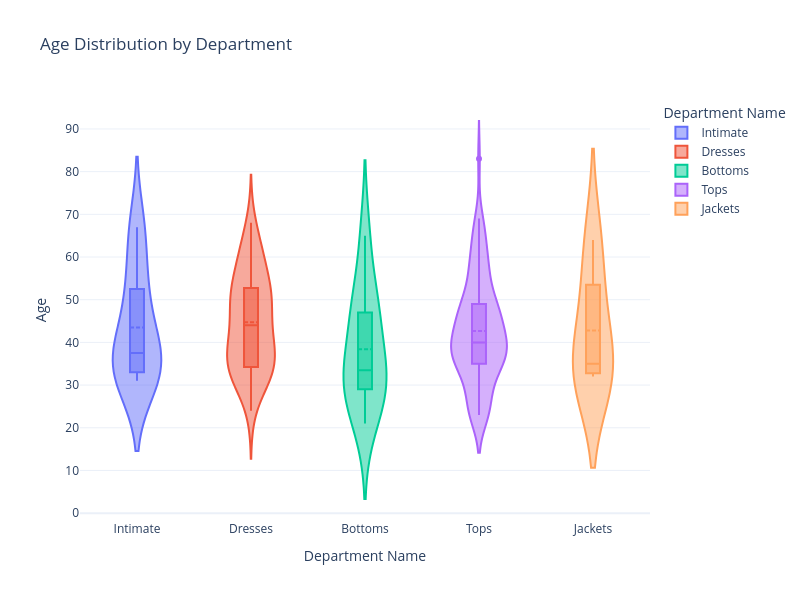

The notebook cell this image was saved under:
### Code cell
# violin(): compare distributions across groups.
# This shows whether customer age varies by department, including spread and skew.
fig = violin(
    reviews_analysis.dropna(subset=["Department Name"]),
    x_col="Department Name",
    y_col="Age",
    color_col="Department Name",
    title="Age Distribution by Department",
    show=False,
)
fig.show()

### Figure 1 — Plotly figure (JSON) as saved in the notebook; plotly's stock layout.template omitted (floating-point values rounded to 4 significant figures)
{"data": [{"alignmentgroup": "True", "box": {"visible": true}, "hovertemplate": "Department Name=%{x}<br>Age=%{y}<extra></extra>", "legendgroup": "Intimate", "marker": {"color": "#636efa"}, "meanline": {"visible": true}, "name": "Intimate", "offsetgroup": "Intimate", "orientation": "v", "scalegroup": "True", "showlegend": true, "type": "violin", "x": ["Intimate", "Intimate", "Intimate", "Intimate", "Intimate", "Intimate", "Intimate", "Intimate", "Intimate", "Intimate", "Intimate", "Intimate"], "x0": " ", "xaxis": "x", "y": [33, 44, 31, 53, 39, 36, 67, 33, 52, 36, 33, 65], "y0": " ", "yaxis": "y"}, {"alignmentgroup": "True", "box": {"visible": true}, "hovertemplate": "Department Name=%{x}<br>Age=%{y}<extra></extra>", "legendgroup": "Dresses", "marker": {"color": "#EF553B"}, "meanline": {"visible": true}, "name": "Dresses", "offsetgroup": "Dresses", "orientation": "v", "scalegroup": "True", "showlegend": true, "type": "violin", "x": ["Dresses", "Dresses", "Dresses", "Dresses", "Dresses", "Dresses", "Dresses", "Dresses", "Dresses", "Dresses", "Dresses", "Dresses", "Dresses", "Dresses", "Dresses", "Dresses", "Dresses", "Dresses", "Dresses", "Dresses", "Dresses", "Dresses", "Dresses", "Dresses", "Dresses", "Dresses", "Dresses", "Dresses", "Dresses", "Dresses", "Dresses", "Dresses", "Dresses", "Dresses", "Dresses", "Dresses", "Dresses", "Dresses", "Dresses"], "x0": " ", "xaxis": "x", "y": [34, 60, 49, 24, 34, 53, 39, 53, 50, 47, 55, 31, 34, 39, 36, 41, 56, 59, 31, 62, 68, 39, 51, 31, 47, 44, 61, 32, 51, 32, 39, 35, 50, 39, 64, 52, 45, 34, 42], "y0": " ", "yaxis": "y"}, {"alignmentgroup": "True", "box": {"visible": true}, "hovertemplate": "Department Name=%{x}<br>Age=%{y}<extra></extra>", "legendgroup": "Bottoms", "marker": {"color": "#00cc96"}, "meanline": {"visible": true}, "name": "Bottoms", "offsetgroup": "Bottoms", "orientation": "v", "scalegroup": "True", "showlegend": true, "type": "violin", "x": ["Bottoms", "Bottoms", "Bottoms", "Bottoms", "Bottoms", "Bottoms", "Bottoms", "Bottoms", "Bottoms", "Bottoms"], "x0": " ", "xaxis": "x", "y": [50, 47, 34, 31, 33, 46, 21, 65, 29, 28], "y0": " ", "yaxis": "y"}, {"alignmentgroup": "True", "box": {"visible": true}, "hovertemplate": "Department Name=%{x}<br>Age=%{y}<extra></extra>", "legendgroup": "Tops", "marker": {"color": "#ab63fa"}, "meanline": {"visible": true}, "name": "Tops", "offsetgroup": "Tops", "orientation": "v", "scalegroup": "True", "showlegend": true, "type": "violin", "x": ["Tops", "Tops", "Tops", "Tops", "Tops", "Tops", "Tops", "Tops", "Tops", "Tops", "Tops", "Tops", "Tops", "Tops", "Tops", "Tops", "Tops", "Tops", "Tops", "Tops", "Tops", "Tops", "Tops", "Tops", "Tops", "Tops", "Tops", "Tops", "Tops", "Tops", "Tops", "Tops", "Tops", "Tops", "Tops", "Tops", "Tops", "Tops", "Tops", "Tops", "Tops", "Tops", "Tops", "Tops", "Tops", "Tops", "Tops", "Tops", "Tops", "Tops", "Tops", "Tops", "Tops", "Tops", "Tops", "Tops", "Tops", "Tops", "Tops", "Tops", "Tops", "Tops", "Tops", "Tops", "Tops", "Tops", "Tops", "Tops", "Tops", "Tops", "Tops", "Tops", "Tops", "Tops", "Tops", "Tops", "Tops", "Tops", "Tops", "Tops", "Tops", "Tops", "Tops", "Tops", "Tops", "Tops", "Tops", "Tops", "Tops", "Tops", "Tops", "Tops", "Tops", "Tops"], "x0": " ", "xaxis": "x", "y": [47, 39, 39, 41, 33, 55, 33, 28, 36, 38, 59, 47, 40, 23, 48, 43, 40, 52, 56, 33, 46, 41, 39, 66, 61, 31, 28, 57, 43, 58, 60, 40, 37, 38, 36, 27, 47, 48, 28, 47, 61, 68, 37, 58, 39, 38, 24, 29, 23, 23, 83, 44, 44, 33, 39, 40, 69, 23, 51, 66, 47, 66, 23, 44, 50, 52, 37, 54, 35, 35, 40, 46, 36, 63, 47, 32, 24, 37, 25, 23, 49, 48, 36, 37, 39, 34, 54, 50, 41, 38, 45, 44, 32, 46], "y0": " ", "yaxis": "y"}, {"alignmentgroup": "True", "box": {"visible": true}, "hovertemplate": "Department Name=%{x}<br>Age=%{y}<extra></extra>", "legendgroup": "Jackets", "marker": {"color": "#FFA15A"}, "meanline": {"visible": true}, "name": "Jackets", "offsetgroup": "Jackets", "orientation": "v", "scalegroup": "True", "showlegend": true, "type": "violin", "x": ["Jackets", "Jackets", "Jackets", "Jackets", "Jackets"], "x0": " ", "xaxis": "x", "y": [32, 33, 50, 35, 64], "y0": " ", "yaxis": "y"}], "layout": {"height": 600, "legend": {"title": {"text": "Department Name"}, "tracegroupgap": 0}, "title": {"text": "Age Distribution by Department"}, "violinmode": "overlay", "width": 800, "xaxis": {"anchor": "y", "categoryarray": ["Intimate", "Dresses", "Bottoms", "Tops", "Jackets"], "categoryorder": "array", "domain": [0, 1], "title": {"text": "Department Name"}}, "yaxis": {"anchor": "x", "domain": [0, 1], "title": {"text": "Age"}}}}
